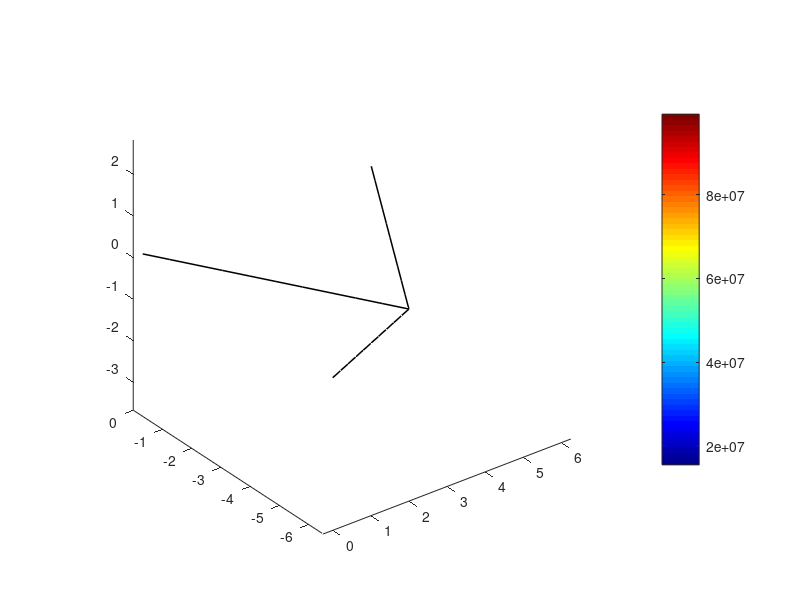

Here is the MATLAB script that generated this plot:
%% 연습 문제 5-57번
clearvars;
clc; close;
%% Given Parameters
E=210*10^(9);
G=84*10^(9);
I=2*10^(-4);
J=1*10^(-4);
A = 1 * 10^-2;
nNod=34;
nEle=30;
%% matP & matE
matP=zeros(nNod,2);
matP(1:11,1)=0:0.3:3;
matP(11:21,1)=6:-3/10:3;
matP(21:31,1)=0:0.3:3;
matP(1:11,2)=0:-0.51962:-5.1962;
matP(11:21,2)=0:-0.51962:-5.1962;
matP(21:31,2)=-6.5:1.3038/10:-5.1962;
matP(32, :) = [6 0];
matP(33, :) = [3 -5.1962];
matP(34, :) = [0 -6.5];
matE=zeros(nEle,2);
for kk=1:1:nEle
    matE(kk,:)=[kk kk+1];
end
matE(10, :) = [10 33];
matE(11, :) = [32 12];
matE(20, :) = [20 33];
matE(21, :) = [34 22];
matE(30, :) = [30 33];
usedNode = unique(matE);
%% Global Stiffness Equation
KK=zeros(3*nNod,3*nNod);
for kk=1:1:nEle
    p=matE(kk,1);
    q=matE(kk,2);
    x1=matP(p,1);
    y1=matP(p,2);
    x2=matP(q,1);
    y2=matP(q,2);
    Le=sqrt((x2-x1)^2+(y2-y1)^2);
    co=(x2-x1)/Le;
    si=(y2-y1)/Le;
    kLocal=zeros(6,6);
    kLocal([2,5],[2,5])=(G*J)/Le*[ 1 -1;
                                  -1  1];
    kLocal([1,3,4,6],[1,3,4,6])=(E*I)/(Le^3)*[   12  -6*Le   -12  -6*Le;
                                              -6*Le 4*Le^2  6*Le 2*Le^2;
                                                -12   6*Le    12   6*Le;
                                              -6*Le 2*Le^2  6*Le 4*Le^2];
    matT=[1   0  0 0   0  0;
          0  co si 0   0  0;
          0 -si co 0   0  0;
          0   0  0 1   0  0;
          0   0  0 0  co si;
          0   0  0 0 -si co];
    eDoFs=[3*p-2:3*p,3*q-2:3*q];
    KK(eDoFs,eDoFs)=KK(eDoFs,eDoFs)+transpose(matT)*kLocal*matT;
end
%% Boundary Conditions
FF=zeros(3*nNod,1);
FF(3*33-2,1)=-100*10^(3);
FF(3*16-2,1)=-100*10^(3);
dd=zeros(3*nNod,1);
FullDoFs=sort([3*(usedNode)-2, 3*(usedNode)-1, 3*(usedNode)]);
FixedDoFs=[3*1-2:3*1,3*32-2:3*32, 3*34-2:3*34];
FreeDoFs=setdiff(FullDoFs,FixedDoFs);
dd(FreeDoFs,1)=KK(FreeDoFs,FreeDoFs)\FF(FreeDoFs,1);
%% Reaction Force
KK(3*1-2:3*1,:)*dd
KK(3*32-2:3*32,:)*dd
KK(3*34-2:3*34,:)*dd
%% Visualization
scale=100/2;
allStress = zeros(nEle, 1);
for kk=1:1:nEle
    p=matE(kk,1);
    q=matE(kk,2);
    x1=matP(p,1);
    y1=matP(p,2);
    x2=matP(q,1);
    y2=matP(q,2);
    Le=sqrt((x2-x1)^2+(y2-y1)^2);
    co=(x2-x1)/Le;
    si=(y2-y1)/Le;
    matT=[1   0  0 0   0  0;
          0  co si 0   0  0;
          0 -si co 0   0  0;
          0   0  0 1   0  0;
          0   0  0 0  co si;
          0   0  0 0 -si co];
    xInitial=[x1 x2];
    yInitial=[y1 y2];
    zInitial=[ 0  0];
    eDoFs=[3*p-2:3*p,3*q-2:3*q];
    de=dd(eDoFs,1);
    dLocal=matT*de;
    Sshear=(G/Le)*(2*J/pi)^(1/4)*[-1 1]*[dLocal(2);
                                         dLocal(5)];
    d2N1=-(6*Le - 12*(Le/2))/Le^3;
    d2N2=(- 4*Le^2 + 6*(Le/2)*Le)/Le^3;
    d2N3=(6*Le - 12*(Le/2))/Le^3;
    d2N4=(- 2*Le^2 + 6*(Le/2)*Le)/Le^3;
    Snormal=(E)*(2*J/pi)^(1/4)*[-d2N1 d2N2 -d2N3 d2N4]*[dLocal(1);
                                                        dLocal(3);
                                                        dLocal(4);
                                                        dLocal(6)];
    Svm=sqrt(Snormal^(2)+3*(Sshear)^2);
    allStress(kk, 1) = Svm;
    SCol=Svm*[1 1];
    xDeformed=[x1 x2];
    yDeformed=[y1 y2];
    zDeformed=[scale*de(1) scale*de(4)];
    figure(1);
    plot3(xInitial,yInitial,zInitial,'k','LineWidth',1.1);
    hold on;
    % plot3(xDeformed,yDeformed,zDeformed,'b','LineWidth',1.1);
    % hold on;
    patch(xDeformed,yDeformed,zDeformed,SCol,'EdgeColor','flat','LineWidth',1.1);
    hold on;
end
allStress
colormap jet;
colorbar;
axis equal;
axis padded;
